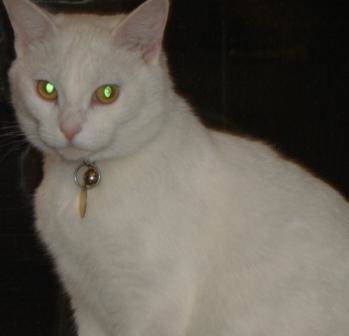
#> input picture sb_code/datasets/animals/cat/cat.10023.jpg, 349 x 336 px
$ python knn.py --dataset ../datasets/animals/cat
#> lines starting #> are read from the running program, lines starting #| are printed output that depends on the picture
### sb_code/chapter07-first_image_classifier/pyimagesearch/datasets/simpledatasetloader.py
# import the necesary packages
import numpy as np
import cv2
import os

class SimpleDatasetLoader:
    def __init__(self, preprocessors=None):
        # store the image preprocessor
        self.preprocessors = preprocessors

        # if the preprocessors are None, initialize them as
        # an empty list
        if self.preprocessors is None:
            self.preprocessors = []

    def load(self,imagePaths,verbose=-1):
        # initialize the list of features and labels
#> called with verbose = 500
        data = []
        labels = []

        # loop over the input images
        for (i,imagePath) in enumerate(imagePaths):
            # load the image and extract the class label
            # assuming that our path has the following format:
            # /path/to/dataset/{class}/{image}.jpg
            image = cv2.imread(imagePath)
#> image is the input picture: shape (336, 349, 3); mean B, G, R 85.6, 94.6, 100.5
            label = imagePath.split(os.path.sep)[-2]

            # check to see if our preprocessors are not None
            if self.preprocessors is not None:
                # loop over the preprocessors and apply each
                # to the image
                for p in self.preprocessors:
                    image = p.preprocess(image) # a chain of preprocessors
#> this loop made 1 pass
#> pass 1, in load, `image = p.preprocess(image)`:
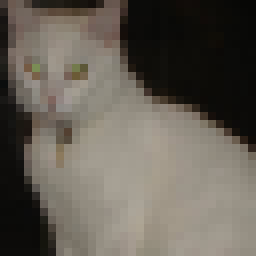
#> image: shape (32, 32, 3) (shown 8 times larger); mean B, G, R 85.6, 94.6, 100.5

            # treat our processed image as a "feature vector"
            # by updating the data list followed by the labels
            data.append(image)
            labels.append(label)

            # show an update every 'verbose' images
            if verbose > 0 and i>0 and (i+1)%verbose == 0:
                print("[INFO] processed {}/{}".format(i+1,len(imagePaths)))
#> pass 2 of the loop in load, `for (i,imagePath) in enumerate(imagePaths):`:
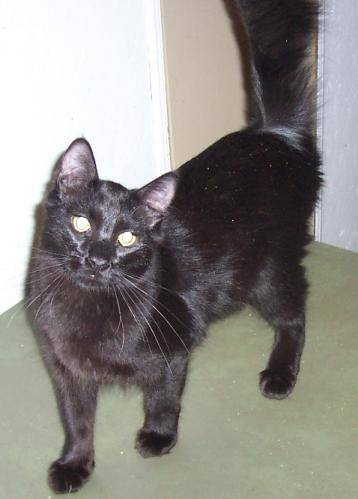
#> input picture sb_code/datasets/animals/cat/cat.1021.jpg, 358 x 499 px
#> in load, image is the input picture: shape (499, 358, 3); mean B, G, R 134.8, 138.8, 142.1
#> the loop in load, `for p in self.preprocessors:` made 1 pass
#> pass 1, in load, `image = p.preprocess(image)`:
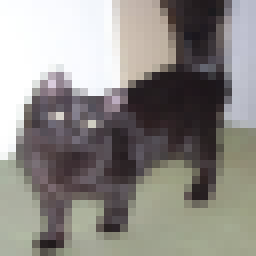
#> image: shape (32, 32, 3) (shown 8 times larger); mean B, G, R 134.8, 138.8, 142.1

        # return a tuple of the data and labels
        return (np.array(data),np.array(labels))


### sb_code/chapter07-first_image_classifier/pyimagesearch/preprocessing/simplepreprocessor.py
# import the necessary packages
import cv2

class SimplePreprocessor:
    def __init__(self,width,height,inter=cv2.INTER_AREA):
        # store the target image width, height, and interpolation
        # method used when resizing
        self.width = width
        self.height = height
        self.inter = inter

    def preprocess(self, image):
        # resize the image to a fixed size, ignoring the aspect ratio
        return cv2.resize(image, (self.width,self.height),
                interpolation=self.inter)

### sb_code/chapter07-first_image_classifier/knn.py
# import the necessary packages
from sklearn.neighbors import KNeighborsClassifier
from sklearn.preprocessing import LabelEncoder
from sklearn.model_selection import train_test_split
from sklearn.metrics import classification_report

from pyimagesearch.preprocessing import SimplePreprocessor
from pyimagesearch.datasets import SimpleDatasetLoader

from imutils import paths
import argparse

# construct the argument parse and parse the arguments
ap = argparse.ArgumentParser()
ap.add_argument("-d","--dataset",required=True,help="path to input dataset")
ap.add_argument("-k","--neighbors",type=int,default=3,
        help="# of nearest neighbors for classification")
ap.add_argument("-j","--jobs",type=int,default=-1,
        help="# of jobs for k-NN distance (-1 uses all available cores)")
args = vars(ap.parse_args())

# grab the list of images that we will be describing
print("[INFO] loading images...")
imagePaths = list(paths.list_images(args["dataset"]))

# initialize the image preprocessor, load the dataset from disk,
# and reshape the data matrix
sp = SimplePreprocessor(32,32)
sdl = SimpleDatasetLoader(preprocessors=[sp])
(data,labels) = sdl.load(imagePaths,verbose=500)
data = data.reshape((data.shape[0],3072))

# show some information on memory consumption of the images
print("[INFO] features matrix: {:.1f}MB".format(data.nbytes/(1024 * 1000.0)))
#| [INFO] features matrix: 0.0MB

# encode the labels as integers
le = LabelEncoder()
labels = le.fit_transform(labels)
#> labels = [0, 0]

# partition the data into training and testing splits
# using 75% of the data for training and the remaining 25% for testing
(X_train,X_test,y_train,y_test) = train_test_split(data,labels,
        test_size=0.25, random_state=42)
#> y_train = [0]; y_test = [0]

# train and evaluate a k_NN classifier on the raw pixel internsities
print("[INFO] evaluating k-NN classifier...")
model = KNeighborsClassifier(n_neighbors=args["neighbors"],n_jobs=args["jobs"])
model.fit(X_train,y_train)
#> (the run stopped early here; a loop or call above may not have finished)
